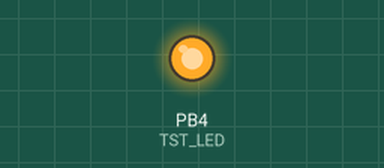
The sketch below on a simulated ATtiny85, built with avr-gcc and run on an emulated ATtiny85. Parts: output pins drawn as LEDs (lit = HIGH).

Above: at 0.2 s.
At 3.2 s:
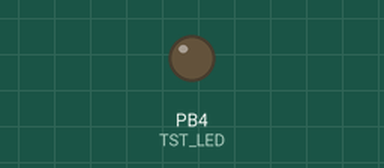
Timing chart, 0 to 7.8 s (numbered marks = the images above):
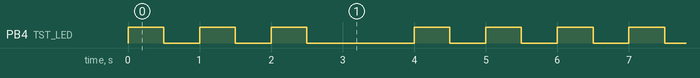

Measured:
- by itself, PB4 (TST_LED): repeats every 6.0 s: 2 × (LOW 0.50 s, HIGH 0.50 s), LOW 1.5 s, 2 × (HIGH 0.50 s, LOW 0.50 s), HIGH 0.50 s
- by itself, everything shown: repeats every 6.0 s, in 10 steps

The sketch:

led-i2c-scanner_wire-or-tinywire.ino
```cpp
// --------------------------------------
// i2c_scanner ATTiny85 led debug blinks 5 times when i2c device found
// using  ATTinycore (which supports Wire.h)
// Board: ATTiny/25/45/85(no bootloader)
// Programmer: Arduino as ISP
// ATTiny85 running at 16MHz(PLL) and burned bootloader for 16MHz
// --------------------------------------

// check this https://github.com/107-systems/107-Arduino-TCS3472/blob/main/examples/TCS3472-Basic/TCS3472-Basic.ino

//#define  Use_TinyWire 1       // if defined uses TiniWireM.h io. Wire.h

#ifdef   Use_TinyWire
  #include <TinyWireM.h>        // I2C Master lib for ATTinys which use USI
  #include <avr/power.h>        // Required for 16 MHz Adafruit Trinket
#else
  #include <Wire.h>
#endif
#include "Adafruit_TCS34725.h"
#define   TST_LED    4          // PB4 pin to which the led is attached

Adafruit_TCS34725 tcs = Adafruit_TCS34725(TCS34725_INTEGRATIONTIME_50MS, TCS34725_GAIN_4X);//https://learn.adafruit.com/adafruit-color-sensors/library-reference

void setup() {
  pinMode                       (TST_LED, OUTPUT);
  for (int i=0;i<3;i++)         {digitalWrite(TST_LED, HIGH);delay(500);digitalWrite(TST_LED, LOW);delay(500);}
                                delay(1000); // blink 3 times and wait a second
  #ifdef   Use_TinyWire
    TinyWireM.begin();
    #if defined(__AVR_ATtiny85__) && (F_CPU == 16000000)
      clock_prescale_set(clock_div_1);
    #endif
  #else
    Wire.begin();
    Wire.setClock(100000);      // set I2C clock speed to 100kHz
//  Wire.setClock(10000);       // set I2C clock speed to 10kHz
  #endif

  scani2c();                    // (3 initial+) 5 blinks=found device 10 blinks=error 15 blinks=no deviced found

  if (tcs.begin()) {            // turn led on when sensor initiates
    digitalWrite(TST_LED, HIGH);// led on  means found a device  on i2c
  } else {
    digitalWrite(TST_LED, LOW);// led off means no device found on i2c
  }
}

void loop() {}

void scani2c() {
  int nDevices=0;
  for (byte address = 1; address < 127; ++address) {
    // The i2c_scanner uses the return value of
    // the Wire.endTransmission to see if
    // a device did acknowledge to the address.
    #ifdef   Use_TinyWire
      TinyWireM.beginTransmission(address);
      byte error = TinyWireM.endTransmission();
    #else
      Wire.beginTransmission(address);
      byte error = Wire.endTransmission();
    #endif

    if (error == 0) {
      // I2C device found at address 0x
      for (int i=0;i<5;i++)   {digitalWrite(TST_LED, HIGH);delay(500);digitalWrite(TST_LED, LOW);delay(500);}
                              delay(1000); // blink 5 times and wait a second
      nDevices++;
    } else if (error == 4) {
      for (int i=0;i<10;i++)  {digitalWrite(TST_LED, HIGH);delay(500);digitalWrite(TST_LED, LOW);delay(500);}
                              delay(1000); // blink 10 times and wait a second
    }
  }
  if (nDevices == 0) {
      for (int i=0;i<15;i++)  {digitalWrite(TST_LED, HIGH);delay(500);digitalWrite(TST_LED, LOW);delay(500);}
                              delay(1000); // blink 15 times and wait a second
  }
}
```
